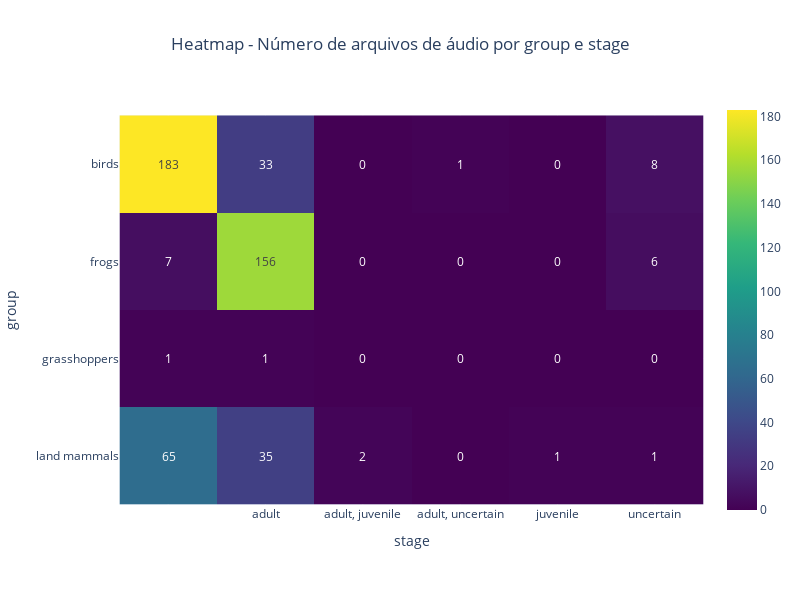

The notebook cell saved with this chart:
### Markdown cell above
## 3.5. Heatmap Analysis

### Code cell
df_group, fig = eda.heatmap_analysis(df, 'group', 'stage')

### Figure 1 — Plotly figure (JSON) as saved in the notebook; plotly's stock layout.template omitted (floating-point values rounded to 4 significant figures)
{"data": [{"coloraxis": "coloraxis", "hovertemplate": "stage: %{x}<br>group: %{y}<br>color: %{z}<extra></extra>", "name": "0", "texttemplate": "%{z}", "type": "heatmap", "x": ["", "adult", "adult, juvenile", "adult, uncertain", "juvenile", "uncertain"], "xaxis": "x", "y": ["birds", "frogs", "grasshoppers", "land mammals"], "yaxis": "y", "z": [[183, 33, 0, 1, 0, 8], [7, 156, 0, 0, 0, 6], [1, 1, 0, 0, 0, 0], [65, 35, 2, 0, 1, 1]]}], "layout": {"coloraxis": {"colorscale": [[0, "#440154"], [0.1111, "#482878"], [0.2222, "#3e4989"], [0.3333, "#31688e"], [0.4444, "#26828e"], [0.5556, "#1f9e89"], [0.6667, "#35b779"], [0.7778, "#6ece58"], [0.8889, "#b5de2b"], [1, "#fde725"]]}, "height": 600, "title": {"text": "Heatmap - Número de arquivos de áudio por group e stage", "x": 0.5}, "width": 800, "xaxis": {"anchor": "y", "constrain": "domain", "domain": [0, 1], "scaleanchor": "y", "title": {"text": "stage"}}, "yaxis": {"anchor": "x", "autorange": "reversed", "constrain": "domain", "domain": [0, 1], "title": {"text": "group"}}}}
